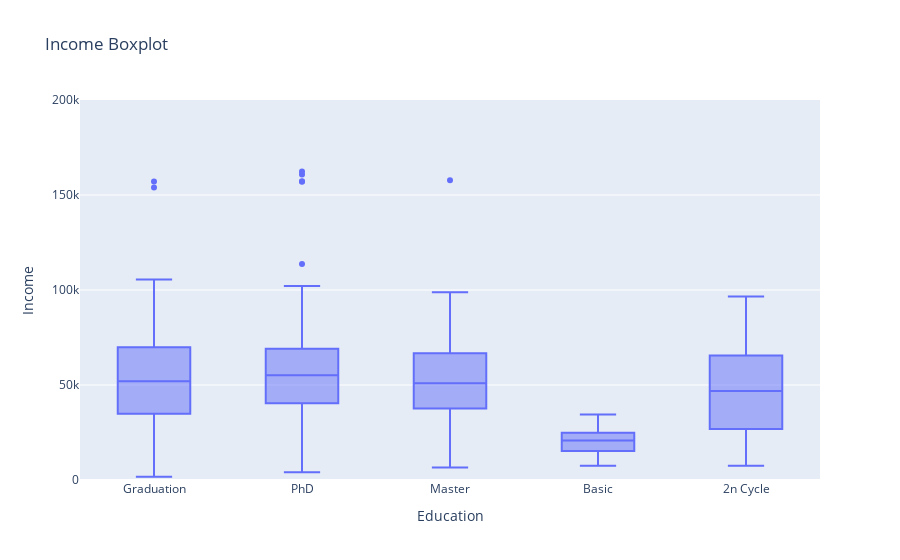

Notebook code cell kept with this figure:
### Markdown cell above
The graph doesnt seem to be very informative due to an outlier, so I will exclude it to see if it shows more information.

### Code cell
fig = px.box(data, y="Income", x="Education", title="Income Boxplot")
fig.update_yaxes(range=[0, 200000])
fig.show()

### Figure 1 — Plotly figure (JSON) as saved in the notebook; plotly's stock layout.template omitted (floating-point values rounded to 4 significant figures; data arrays with more than 128 entries replaced by an {"elided": "..."} marker saying what was removed)
{"data": [{"alignmentgroup": "True", "hovertemplate": "Education=%{x}<br>Income=%{y}<extra></extra>", "legendgroup": "", "marker": {"color": "#636efa"}, "name": "", "notched": false, "offsetgroup": "", "orientation": "v", "showlegend": false, "type": "box", "x": {"elided": "2213 str values"}, "x0": " ", "xaxis": "x", "y": {"elided": "2213 float values"}, "y0": " ", "yaxis": "y"}], "layout": {"boxmode": "group", "legend": {"tracegroupgap": 0}, "title": {"text": "Income Boxplot"}, "xaxis": {"anchor": "y", "domain": [0, 1], "title": {"text": "Education"}}, "yaxis": {"anchor": "x", "domain": [0, 1], "range": [0, 200000], "title": {"text": "Income"}}}}
